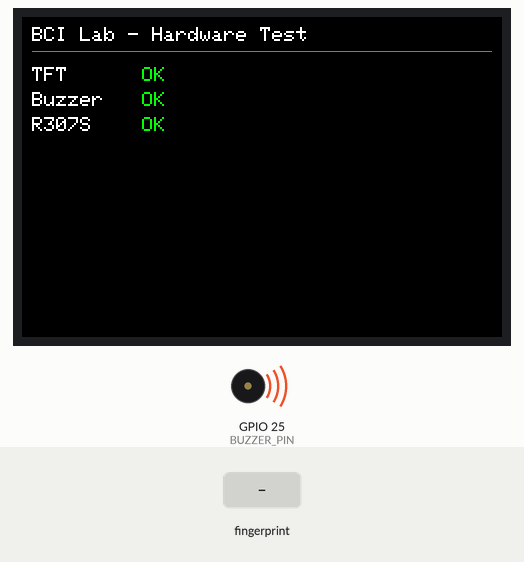
Simulated run of this sketch. Board: ESP32. Parts: 480×320 colour display, buzzer (waves = sounding). The test bench sets the inputs (shaded band). What the sketch prints to the serial monitor is not drawn.

Above: at 1.9 s.
3.5 s: finger stored as number 1 placed on the sensor
At 3.85 s:
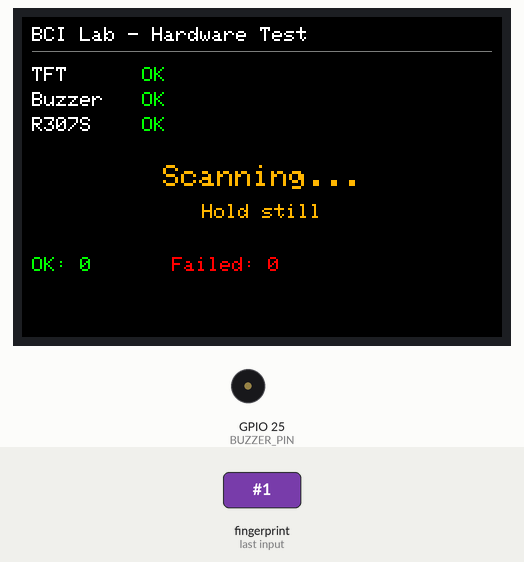
At 5.6 s:
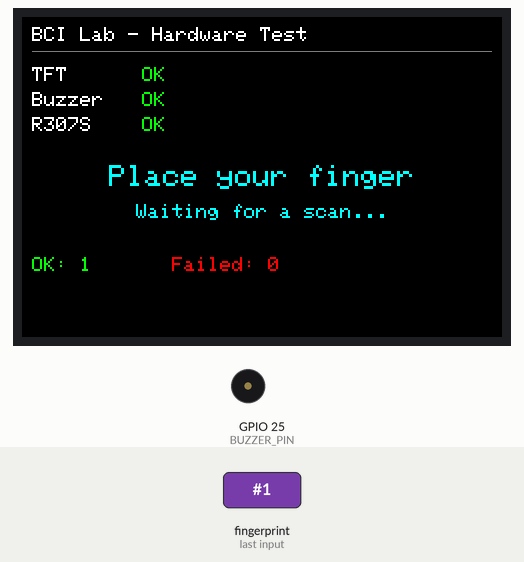
Timing chart, 0 to 7.1 s (numbered marks = the images above; inputs shaded):
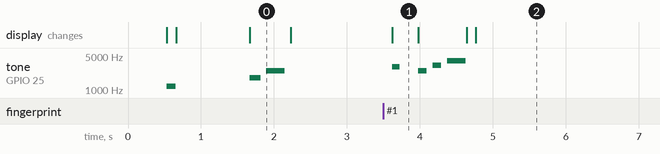

Measured:
- after the input at 3.5 s, tone on GPIO 25 (BUZZER_PIN): plays 3000 Hz for 0.10 s, 2500 Hz for 0.12 s, 3200 Hz for 0.12 s, 4000 Hz for 0.25 s, starting after 0.12 s; the display: changes after 0.12 s (image 1)
- what the display in image 0 shows lasts 0.5 s, from 1.7 s to 2.2 s

The sketch:

hardware_integration_test.ino
```cpp
/*
 * BCI Research Lab - Hardware integration test
 * R307S fingerprint sensor + buzzer + 3.5" TFT (ILI9486/ILI9488, 480x320 parallel)
 *
 * Purpose: confirm all THREE pieces of hardware work together, wired exactly as in
 * "FINGERPRINT ATTENDANCE SYSTEM - WIRING DIAGRAM (5V & 3.3V POWER)", before plugging
 * this sketch's logic into the full WiFi/backend firmware. No WiFi, no backend calls here.
 *
 * Libraries needed (Arduino IDE -> Library Manager):
 *   "Adafruit Fingerprint Sensor Library"
 *   "TFT_eSPI" by Bodmer
 *
 * IMPORTANT - TFT_eSPI is configured at COMPILE TIME, not in this .ino file.
 * Before uploading, set up User_Setup_BCI_ILI9488.h as described in that file's
 * header comment (replace TFT_eSPI's User_Setup.h, or wire it in via
 * User_Setup_Select.h). If you skip this the screen will stay blank/garbled
 * even though the code compiles.
 *
 * What you should see:
 *   1. TFT lights up and shows a "Hardware Test" boot screen with three status lines.
 *   2. Serial Monitor (115200 baud) prints the same status, plus a startup beep.
 *   3. Sensor line goes green/"OK" if the R307S is found; otherwise red/"FAIL" and
 *      the sketch stops there (fix wiring before continuing - see troubleshooting below).
 *   4. Placing a finger -> short beep + "Scanning..." on screen -> either
 *      "SCAN OK" (ascending 3-note beep) or "SCAN FAILED" (two low beeps).
 *   5. A running count of successful/failed scans stays on screen.
 */

#include <SPI.h>
#include <TFT_eSPI.h>
#include <Adafruit_Fingerprint.h>

// ---------------------------------------------------------------------------
HardwareSerial fingerSerial(2);
Adafruit_Fingerprint finger = Adafruit_Fingerprint(&fingerSerial);
TFT_eSPI tft = TFT_eSPI();

#define BUZZER_PIN 25

// R307S  (per wiring diagram: TXD -> ESP32 GPIO16 (RX2), RXD -> ESP32 GPIO17 (TX2))
#define FINGER_RX_PIN 16
#define FINGER_TX_PIN 17

int okCount = 0;
int failCount = 0;

// ------------------------------- buzzer -------------------------------------
void beep(int frequency, int duration) {
  tone(BUZZER_PIN, frequency);
  delay(duration);
  noTone(BUZZER_PIN);
}

void readySound() {          // sensor found, system ready
  beep(1800, 150);
  delay(80);
  beep(2500, 250);
}

void scanningSound() {       // finger detected, image being captured
  beep(3000, 100);
}

void successSound() {        // image captured cleanly
  beep(2500, 120);
  delay(80);
  beep(3200, 120);
  delay(80);
  beep(4000, 250);
}

void errorSound() {          // sensor missing, or a scan failed
  beep(800, 300);
  delay(100);
  beep(800, 300);
}

// -------------------------------- TFT ----------------------------------------
#define BG      TFT_BLACK
#define FG      TFT_WHITE
#define DIM     TFT_DARKGREY
#define GREEN   TFT_GREEN
#define RED     TFT_RED
#define AMBER   TFT_ORANGE
#define CYAN    TFT_CYAN

void tftBoot() {
  tft.init();
  tft.setRotation(1);           // landscape; use 3 to flip 180 degrees if upside down
  tft.fillScreen(BG);
  tft.setTextDatum(TL_DATUM);

  tft.setTextColor(FG, BG);
  tft.setTextSize(2);
  tft.drawString("BCI Lab - Hardware Test", 10, 10);
  tft.drawFastHLine(10, 34, tft.width() - 20, DIM);

  tft.setTextSize(2);
  tft.drawString("TFT", 10, 50);
  drawStatus(120, 50, "OK", GREEN);     // if you can read this, the TFT already works
}

// Clears a fixed-width area and writes a status word in a colour - used for
// the sensor/buzzer/TFT status lines and for the scan counters.
void drawStatus(int x, int y, const char* text, uint16_t color) {
  tft.fillRect(x, y, 140, 20, BG);
  tft.setTextColor(color, BG);
  tft.setTextSize(2);
  tft.drawString(text, x, y);
}

void drawLabel(int x, int y, const char* text) {
  tft.setTextColor(FG, BG);
  tft.setTextSize(2);
  tft.drawString(text, x, y);
}

void drawBigMessage(const char* line1, const char* line2, uint16_t color) {
  tft.fillRect(0, 130, tft.width(), 90, BG);
  tft.setTextColor(color, BG);
  tft.setTextSize(3);
  tft.setTextDatum(MC_DATUM);
  tft.drawString(line1, tft.width() / 2, 160);
  tft.setTextSize(2);
  tft.drawString(line2, tft.width() / 2, 195);
  tft.setTextDatum(TL_DATUM);
}

void drawCounts() {
  tft.fillRect(10, 240, tft.width() - 20, 24, BG);
  tft.setTextColor(GREEN, BG);
  tft.setTextSize(2);
  char buf[32];
  snprintf(buf, sizeof(buf), "OK: %d", okCount);
  tft.drawString(buf, 10, 240);
  tft.setTextColor(RED, BG);
  snprintf(buf, sizeof(buf), "Failed: %d", failCount);
  tft.drawString(buf, 150, 240);
}

// --------------------------------- setup --------------------------------------
void setup() {
  Serial.begin(115200);
  delay(200);
  pinMode(BUZZER_PIN, OUTPUT);

  Serial.println();
  Serial.println("==============================================");
  Serial.println(" BCI LAB - FINGERPRINT + BUZZER + TFT HW TEST");
  Serial.println("==============================================");

  tftBoot();
  drawLabel(10, 75, "Buzzer");
  drawStatus(120, 75, "TEST", AMBER);
  beep(1200, 120);                       // if you hear this, the buzzer wiring is correct
  drawStatus(120, 75, "OK", GREEN);

  drawLabel(10, 100, "R307S");
  drawStatus(120, 100, "...", AMBER);

  fingerSerial.begin(57600, SERIAL_8N1, FINGER_RX_PIN, FINGER_TX_PIN);
  finger.begin(57600);

  Serial.println("Checking fingerprint sensor...");
  if (finger.verifyPassword()) {
    finger.getTemplateCount();
    Serial.println("SUCCESS: R307S detected!");
    Serial.printf("Fingerprints already stored on sensor: %d\n", finger.templateCount);

    drawStatus(120, 100, "OK", GREEN);
    readySound();

    drawBigMessage("Place your finger", "Waiting for a scan...", CYAN);
    drawCounts();
  } else {
    Serial.println("ERROR: R307S NOT detected!");
    Serial.println("Check: TXD/RXD crossed? 5V on VCC (not 3.3V)? Common GND with ESP32?");

    drawStatus(120, 100, "FAIL", RED);
    drawBigMessage("Sensor not found", "Check wiring, see Serial", RED);
    errorSound();

    while (1) { delay(1000); }           // stop here - fix the sensor wiring first
  }
}

// ---------------------------------- loop ---------------------------------------
void loop() {
  uint8_t result = finger.getImage();

  if (result == FINGERPRINT_OK) {
    Serial.println();
    Serial.println("FINGER DETECTED - scanning...");
    drawBigMessage("Scanning...", "Hold still", AMBER);
    scanningSound();

    result = finger.image2Tz();

    if (result == FINGERPRINT_OK) {
      Serial.println("SCAN OK - image captured cleanly.");
      okCount++;
      drawBigMessage("SCAN OK", "Image captured", GREEN);
      successSound();
    } else {
      Serial.println("SCAN FAILED - image unclear, try again.");
      failCount++;
      drawBigMessage("SCAN FAILED", "Try again - clean finger?", RED);
      errorSound();
    }
    drawCounts();

    Serial.println("Remove finger...");
    while (finger.getImage() != FINGERPRINT_NOFINGER) {
      delay(50);
    }

    Serial.println("Ready for next scan.");
    drawBigMessage("Place your finger", "Waiting for a scan...", CYAN);
    delay(300);
  }

  delay(100);
}
```
